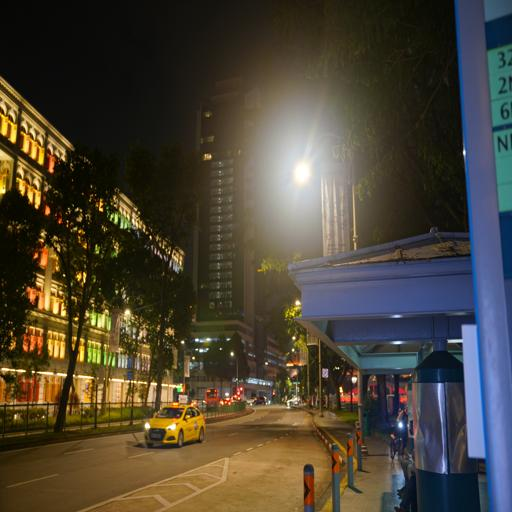
%> input picture decomposition_code/light-effects/DSC00637.JPG, 512 x 512 px
$ octave demo_decomposition.m   (GNU Octave 9; MATLAB toolbox functions it lacks are replaced by stand-ins)
%> lines starting %> are read from the running program, lines starting %| are printed output that depends on the picture; in (x1, y1, x2, y2) boxes, pixels count from 0 and x2, y2 are one past the last pixel; in counts of white or black regions, pixels touching at a corner belong together; the program's own positions count from 1
### decomposition_code/sept.m

function [L1 L2] = septRelSmo(I,lambda,lb,hb,L1_0)
% I: input
% lambda: smoothness regularization parameter on the smoother layer Layer 2
% lb: lower bound of the Layer 1,need to be same dimention with input I
% hb: upper bound of the Layer 1,need to be same dimention with input I
% L1_0: initialization of Layer 1, default as the input I

if ~exist('I0','var')
    L1_0 = I;
end

[N,M,D] = size(I);

% filters
f1 = [1, -1];
f2 = [1; -1];
f3 = [0, -1, 0;
      -1, 4, -1;
      0, -1, 0];

sizeI2D = [N,M];
otfFx = psf2otf(f1,sizeI2D);
otfFy = psf2otf(f2,sizeI2D);
otfL = psf2otf(f3,sizeI2D);

Normin1 = repmat(abs(otfL),[1,1,D]).^2.*fft2(I);
Denormin1 = abs(otfL).^2 ;
Denormin2 = abs(otfFx).^2 + abs(otfFy ).^2;

if D>1
    Denormin1 = repmat(Denormin1,[1,1,D]);
    Denormin2 = repmat(Denormin2,[1,1,D]);
end

eps = 1e-16;
L1 = L1_0;

thr = 0.05;

for i = 1:3
    beta = 2^(i-1)/thr;
    Denormin   = lambda*Denormin1 + beta*Denormin2;
    gFx = -imfilter(L1,f1,'circular');
    gFy = -imfilter(L1,f2,'circular');
    t = repmat(sum(abs(gFx),3)<1/beta,[1 1 D]);
    gFx(t) = 0;
    t = repmat(sum(abs(gFy),3)<1/beta,[1 1 D]);
    gFy(t) = 0;
    %% compute L1
    Normin2 = [gFx(:,end,:) - gFx(:, 1,:), -diff(gFx,1,2)];
    Normin2 = Normin2 + [gFy(end,:,:) - gFy(1, :,:); -diff(gFy,1,1)];
    FL1 = (lambda*Normin1 + beta*fft2(Normin2))./(Denormin+eps);
    L1 = real(ifft2(FL1));
    %% normalize L1
    for c = 1:D
        L1t = L1(:,:,c);
        for k = 1:500
        dt = (sum(L1t(L1t<lb(:,:,c)) )+ sum(L1t(L1t>hb(:,:,c)) ))*2/numel(L1t);
        L1t = L1t-dt;
        if abs(dt)<1/numel(L1t)
            break;
        end
        end
        L1(:,:,c) = L1t;
    end
    t = L1<lb;
    L1(t) = lb(t);
    t = L1>hb;
    L1(t) = hb(t);
    %% L2
    L2 = I-L1;
end

### decomposition_code/demo_decomposition.m
clc;close all;clear all;
save_dirG = './results_G/';
save_dirJ = './results_J/';
if ~exist([save_dirG],'dir')
	mkdir([save_dirG])
end
if ~exist([save_dirJ],'dir')
	mkdir([save_dirJ])
end
imgname = 'DSC00637'
% imgname = 'DSC01257_input'
% imgname = 'DSC01607_input'
% imgname = 'g'
input_i = im2double(imread(['.\light-effects\' imgname '.JPG']));
[H W D] = size(input_i);
%> H = 512; W = 512; D = 3
[J ~] = sept(input_i, 50, zeros(H,W,D), input_i);
%> the loop in septRelSmo, `for i = 1:3` made 3 passes
%> pass 1, in septRelSmo, `gFy = -imfilter(L1,f2,'circular');`:
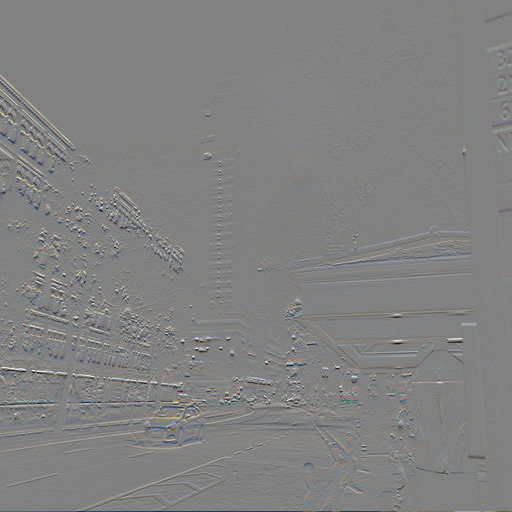
%> gFy: size 512x512x3 double; mean R, G, B 2.58e-17, 1.01e-17, 9.24e-18; drawn with min black and max white
%> pass 1, in septRelSmo, `t = repmat(sum(abs(gFx),3)<1/beta,[1 1 D]);`:
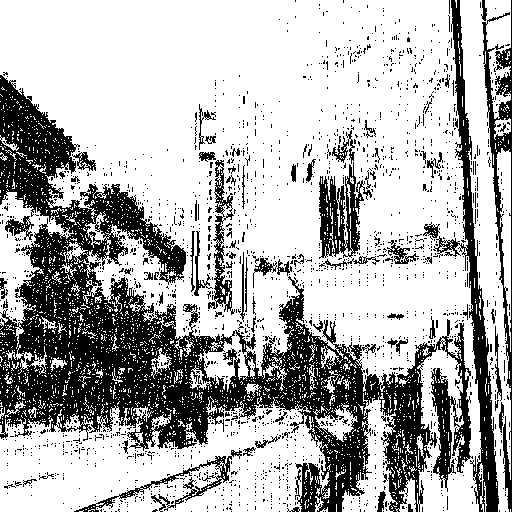
%> t: size 512x512x3 logical; 69.8% white; 1962 black regions (1879 under 20 px), largest, box (x1, y1, x2, y2) and area: (0, 75, 473, 512) 54898, (433, 0, 499, 512) 5751, (482, 0, 512, 512) 3349
[j G] = sept(input_i, 25000, zeros(H,W,D), input_i);
%> call 2 of septRelSmo, with lambda = 25000
%> the loop in septRelSmo (call 2), `for i = 1:3` made 3 passes
%> pass 1, in septRelSmo (call 2), `Normin2 = Normin2 + [gFy(end,:,:) - gFy(1, :,:); -diff(gFy,1,1)];`:
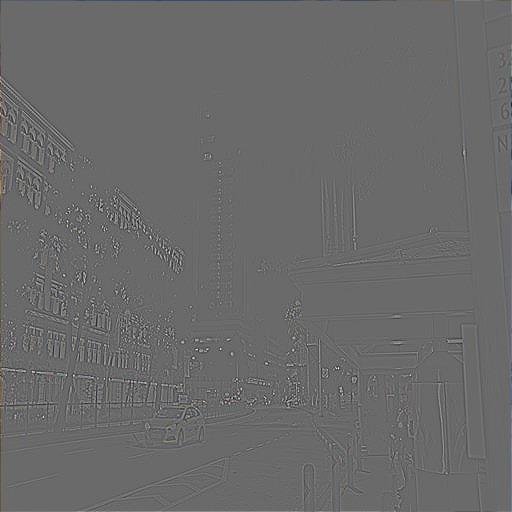
%> Normin2: size 512x512x3 double; mean R, G, B -1.16e-17, -3.19e-17, -5.36e-17; drawn with min black and max white
%> pass 1, in septRelSmo (call 2), `t = L1<lb;`:
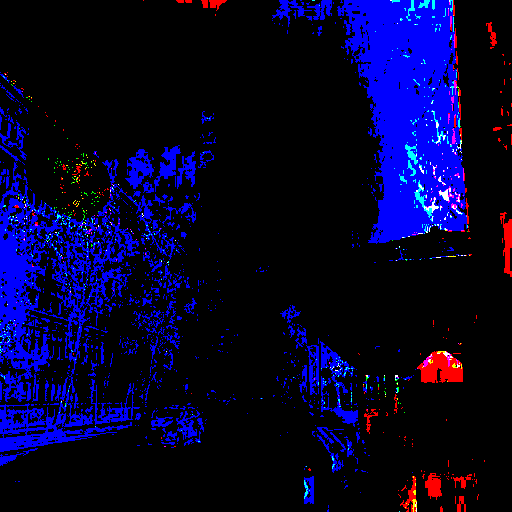
%> t: size 512x512x3 logical; mean R, G, B 0.0169, 0.0088, 0.171
%> after the loop in septRelSmo (call 2), `for i = 1:3`:
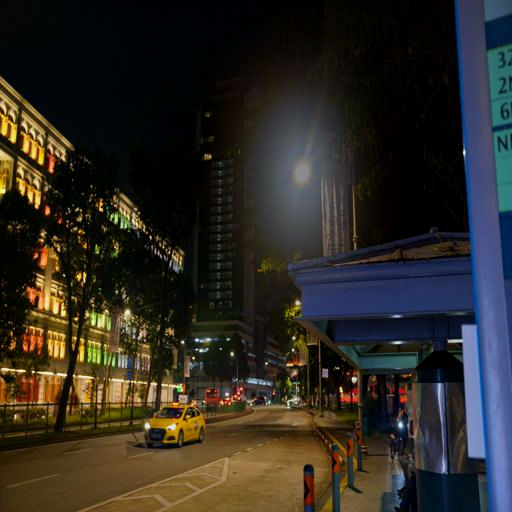
%> L1: size 512x512x3 double; mean R, G, B 0.18, 0.166, 0.139
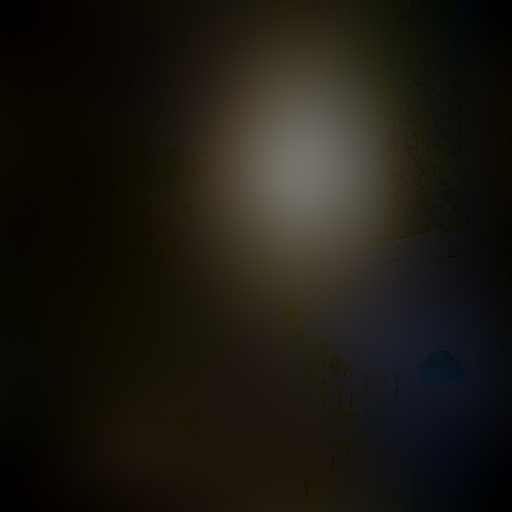
%> G: size 512x512x3 double; mean R, G, B 0.113, 0.1, 0.0735
if(strcmp(imgname, 'g'))
    [j G] = septRelSmo(input_i, 500, zeros(H,W,D), input_i);
end

post = false; % Three layers?
%post = true;
if post
    para.lambda = .15;
    para.sigma = 2;
    para.gamma = 0.8;
    para.solver = 1;
    para.strategy = 3;
    [I,~,L] = LIME(J*2,para);
    L = cat(3,L,L,L);
    figure(3);imshow([input_i G*2 J*2 L]);
end

figure(1),
imshow([input_i G*2 J*2]);
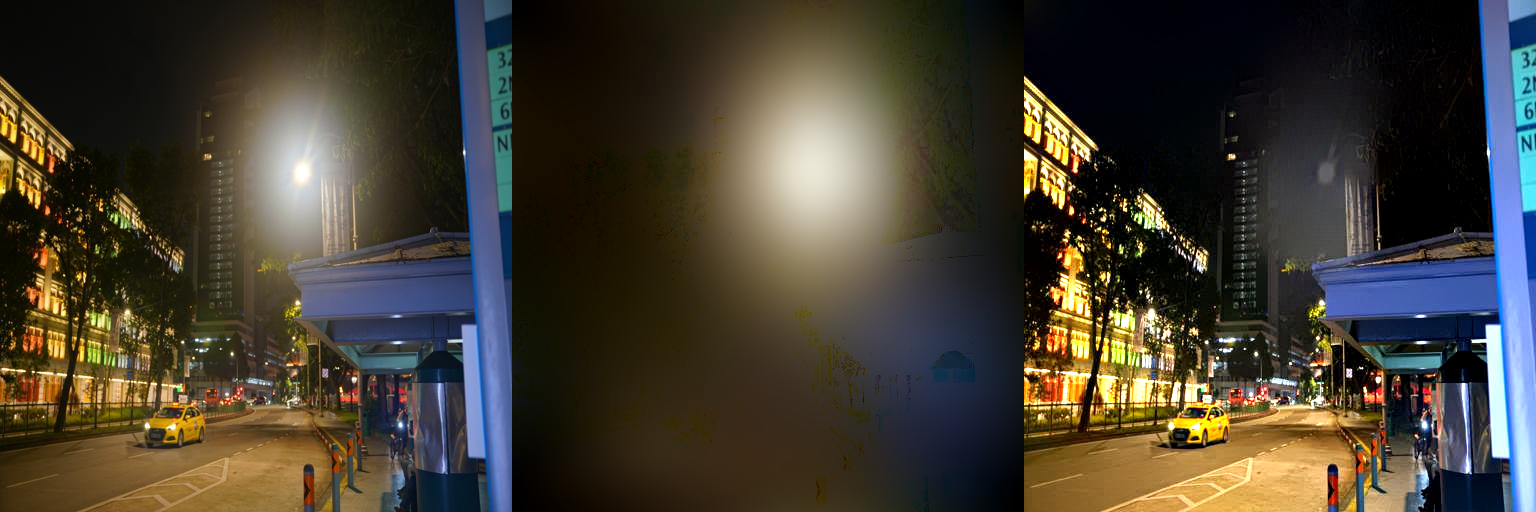
%> displayed picture: size 512x1536x3, on the screen's scale of 0 to 255; mean R, G, B 67.7, 61.9, 50
%imwrite(G*2,  [save_dirG imgname '_G.jpg']);
%imwrite(J*2,  [save_dirJ imgname '_J.jpg']);

$ run again, with decomposition_code/light-effects/DSC01257_input.jpg copied over decomposition_code/light-effects/DSC00637.JPG
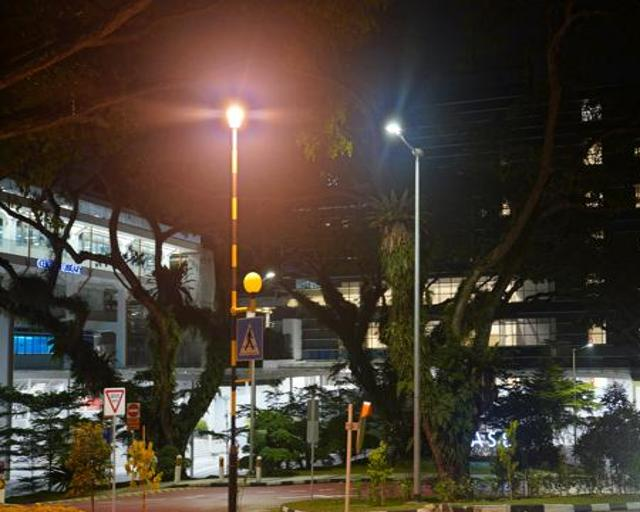
%> input picture decomposition_code/light-effects/DSC01257_input.jpg, 640 x 512 px
%> the loop in septRelSmo, `for i = 1:3` made 3 passes
%> pass 1, in septRelSmo, `t = repmat(sum(abs(gFx),3)<1/beta,[1 1 D]);`:
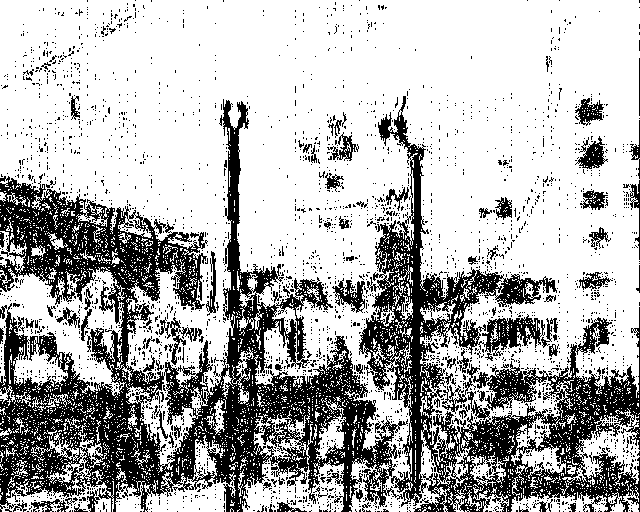
%> t: size 512x640x3 logical; 69.7% white; 2866 black regions (2781 under 20 px), largest, box (x1, y1, x2, y2) and area: (0, 96, 640, 512) 83852, (332, 278, 365, 313) 532, (575, 136, 608, 169) 502
%> `imshow([input_i G*2 J*2]);`:
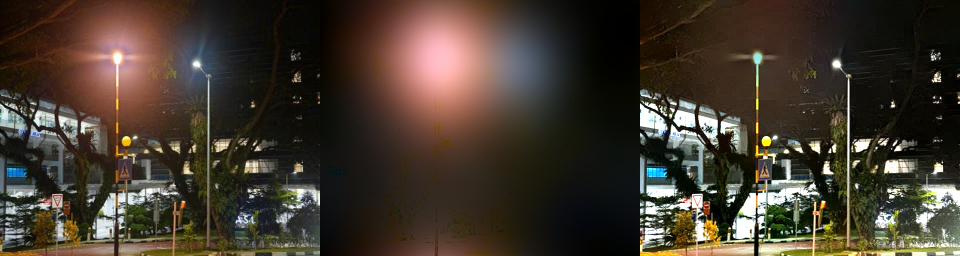
%> displayed picture: size 512x1920x3, on the screen's scale of 0 to 255 (shown at 1/2 size); mean R, G, B 67.4, 57.6, 46.4

$ run again, with decomposition_code/light-effects/DSC01607_input.jpg copied over decomposition_code/light-effects/DSC00637.JPG
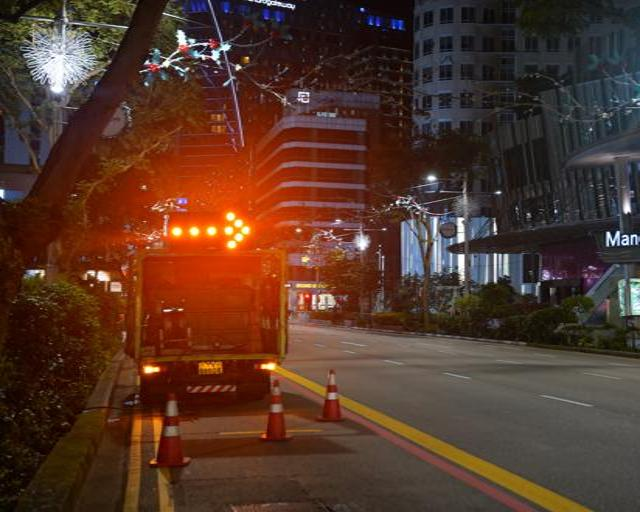
%> input picture decomposition_code/light-effects/DSC01607_input.jpg, 640 x 512 px
%> the loop in septRelSmo, `for i = 1:3` made 3 passes
%> pass 1, in septRelSmo, `t = repmat(sum(abs(gFx),3)<1/beta,[1 1 D]);`:
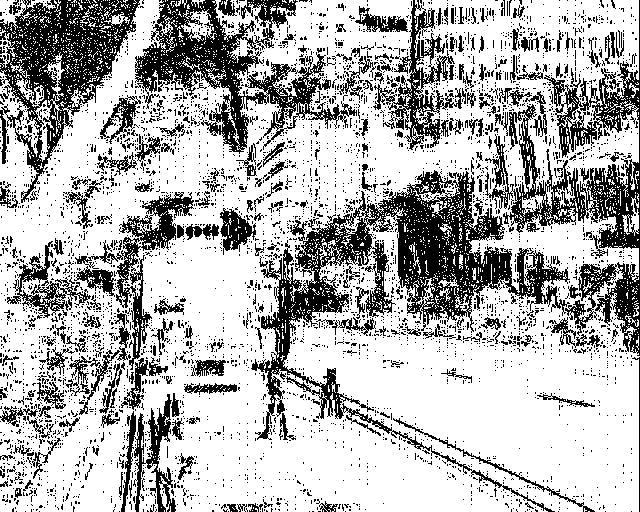
%> t: size 512x640x3 logical; 70.1% white; 4430 black regions (4196 under 20 px), largest, box (x1, y1, x2, y2) and area: (251, 170, 570, 512) 20623, (485, 0, 640, 356) 12394, (135, 0, 357, 154) 10936
%> `imshow([input_i G*2 J*2]);`:
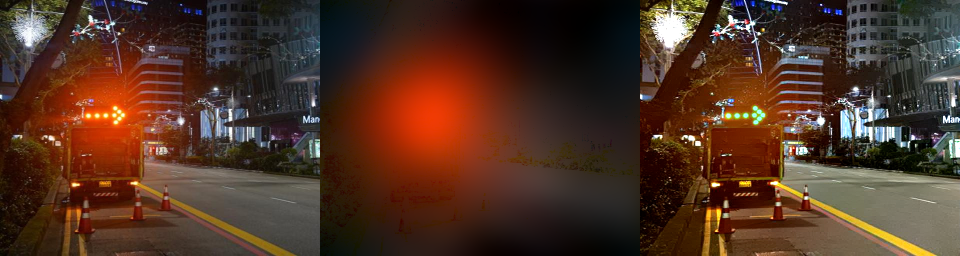
%> displayed picture: size 512x1920x3, on the screen's scale of 0 to 255 (shown at 1/2 size); mean R, G, B 80, 51.1, 36.4

$ run again, with decomposition_code/light-effects/g.jpg copied over decomposition_code/light-effects/DSC00637.JPG
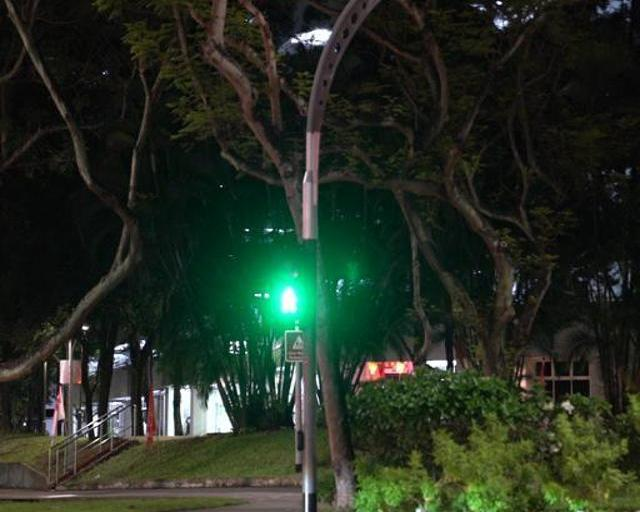
%> input picture decomposition_code/light-effects/g.jpg, 640 x 512 px
%> `imshow([input_i G*2 J*2]);`:
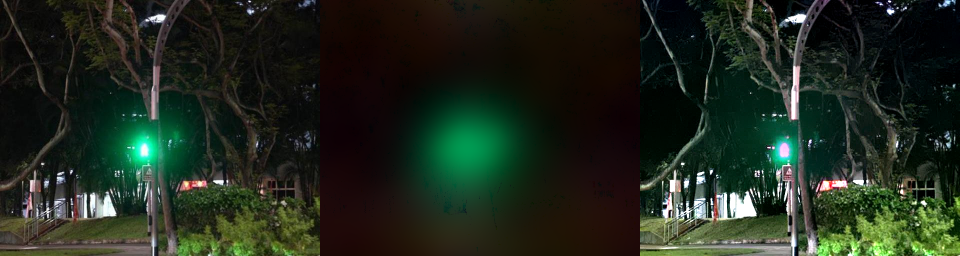
%> displayed picture: size 512x1920x3, on the screen's scale of 0 to 255 (shown at 1/2 size); mean R, G, B 31.9, 41.5, 29.2
